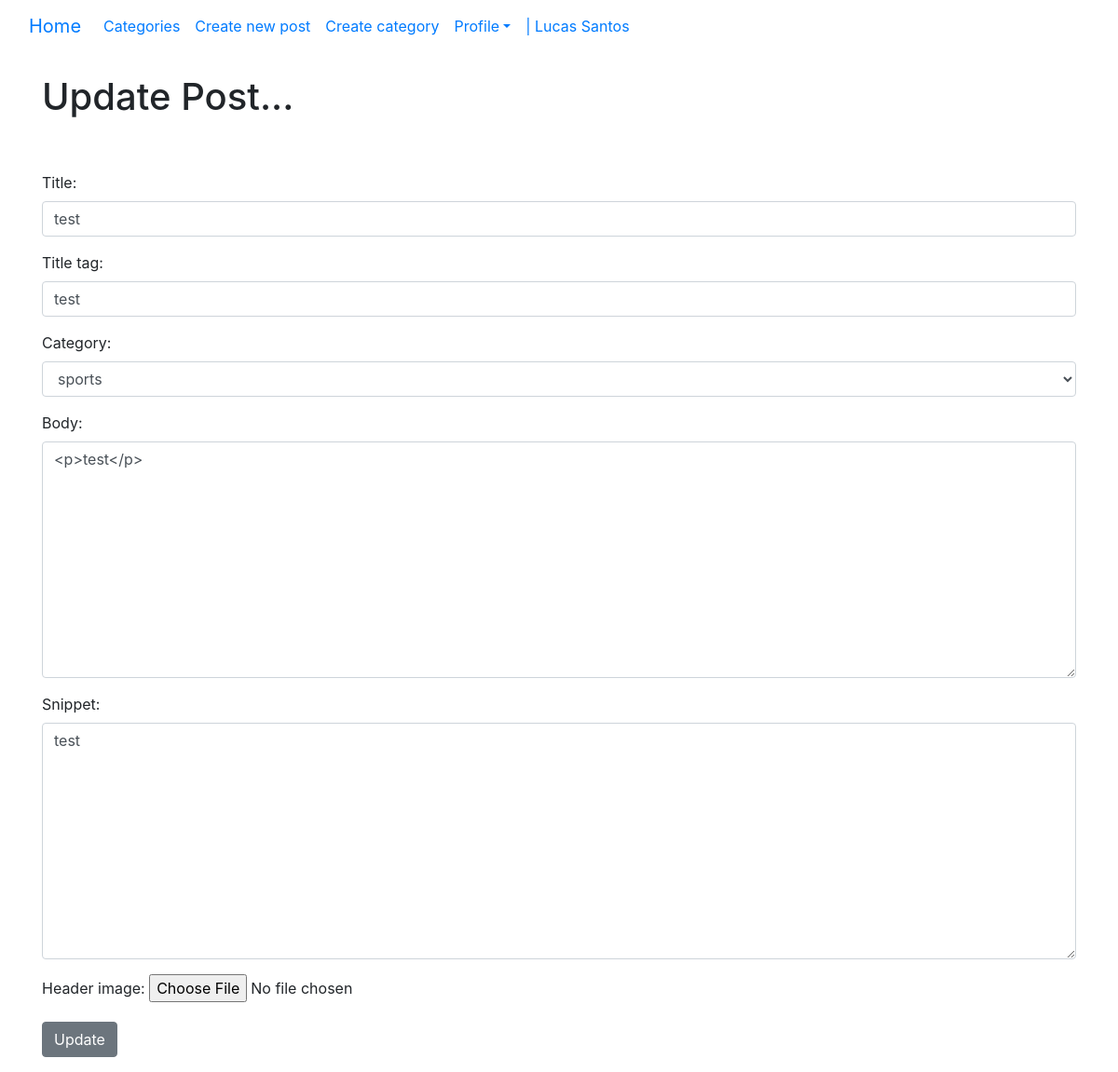
The page /article/edit/25 (signed in) on the database its author committed.
### theblog/models.py (models this page shows, shortened)
class Post(models.Model):
    title = models.CharField(max_length=225)
    header_image = models.ImageField(null=True, blank=True, upload_to='images/')
    title_tag = models.CharField(max_length=225,)  # , default="My Blog")
    author = models.ForeignKey(User, on_delete=models.CASCADE)
    body = RichTextField(blank=True, null=True)
    post_date = models.DateField(auto_now_add=True)
    category = models.CharField(max_length=225, default='others')
    snippet = models.CharField(max_length=225)
    likes = models.ManyToManyField(User, related_name='blog_post')

### theblog/views.py (the view)
# urls.py: path('article/edit/<int:pk>', UpdatePostView.as_view(), name='update_post'),
class UpdatePostView(UpdateView):
    model = Post
    form_class = EditForm
    template_name = 'update_post.html'

### theblog/forms.py
class EditForm(forms.ModelForm):
    class Meta:
        model = Post
        fields = ('title', 'title_tag', 'category', 'body', 'snippet', 'header_image')
        widgets = {
            'title': forms.TextInput(attrs={'class': 'form-control', 'placeholder': 'Title placehoder'}),
            'title_tag': forms.TextInput(attrs={'class': 'form-control'}),
            'body': forms.Textarea(attrs={'class': 'form-control', 'placeholder': 'Text placehoder'}),
            'category': forms.Select(choices=choice_list, attrs={'class': 'form-control'}),
            'snippet': forms.Textarea(attrs={'class': 'form-control', 'placeholder': 'Enter a preview text'})
        }

### theblog/templates/update_post.html (shortened to what this page needs)
<!DOCTYPE html>
<html lang="en">
{% extends 'base.html' %}
    {% block content %}
    {% if user.is_authenticated and post.author.id == user.id or user.id == 1 %}
        <div class="mb-3">
        <h1>Update Post...</h1>
        <br/><br/>
        <form method="POST">
            {{ form.as_p }}
            <button class="btn btn-secondary">Update</button>
    {% else %}
        <h1>OPS... something went wrong...</h1>
        <hr>
        <br/>
        <p>Try re-login to edit post. Or you might not have permition to do that.</p>
    {% endif %}
    {% endblock %}

### theblog/templates/base.html (shortened to what this page needs)
<!doctype html>
<html lang="en">
  <head>
    <link rel="stylesheet" href="https://cdn.jsdelivr.net/npm/bootstrap@4.3.1/dist/css/bootstrap.min.css">
  </head>
  <body>
      <nav class="navbar navbar-expand-lg bg-body-tertiary">
        <div class="container-fluid">
          <a class="navbar-brand" href="{% url 'home' %}">Home</a>
          <div class="collapse navbar-collapse" id="navbarSupportedContent">
            <ul class="navbar-nav me-auto mb-2 mb-lg-0">
              {% if cat_menu %}
              <li class="nav-item dropdown">
                <a class="nav-link dropdown-toggle" data-bs-toggle="dropdown" href="#" role="button" aria-expanded="false">Categories</a>
                <ul class="dropdown-menu">
                  {% for item in cat_menu %}
                  <li><a class="dropdown-item" href="{% url 'category' item|slugify %}">{{ item }}</a></li>
                  {% endfor %}
                </ul>
              </li>
              {% else %}
              <li class="nav-item">
                <a class="nav-link active" aria-current="page" href="{% url 'categories_list' %}">Categories</a>
              </li>
              {% endif %}
              {% if user.is_authenticated %}
              <li class="nav-item">
                <a class="nav-link active" aria-current="page" href="{% url 'add_post' %}">Create new post</a>
              </li>
              {% if user.id == 1 %}
              <li class="nav-item">
                <a class="nav-link" href="{% url 'add_category' %}">Create category</a>
                {% endif %}
              </li>
              <li class="nav-item dropdown">
                <a class="nav-link dropdown-toggle" data-bs-toggle="dropdown" href="#" role="button" aria-expanded="false">Profile</a>
              {% endif %}
              {% if user.is_authenticated and user.profile %}
                <li class="nav-item">
                <a class="nav-link" align="right" href="{% url 'show_profile_page' user.profile.pk %}"> | {{ user.first_name }} {{ user.last_name }}</a>
                </li>
            </ul>
            {% endif %}
          </div>
        </div>
      </nav>
    <br>
    <div class="container">
    {%block content%}
    {% endblock %}
  </body>
</html>

### rows shown on the page
Post: title "test", title_tag "test", category "sports", body "<p>test</p>", snippet "test"

### other values the page prints
{{ user.first_name }} "Lucas"
{{ user.last_name }} "Santos"
